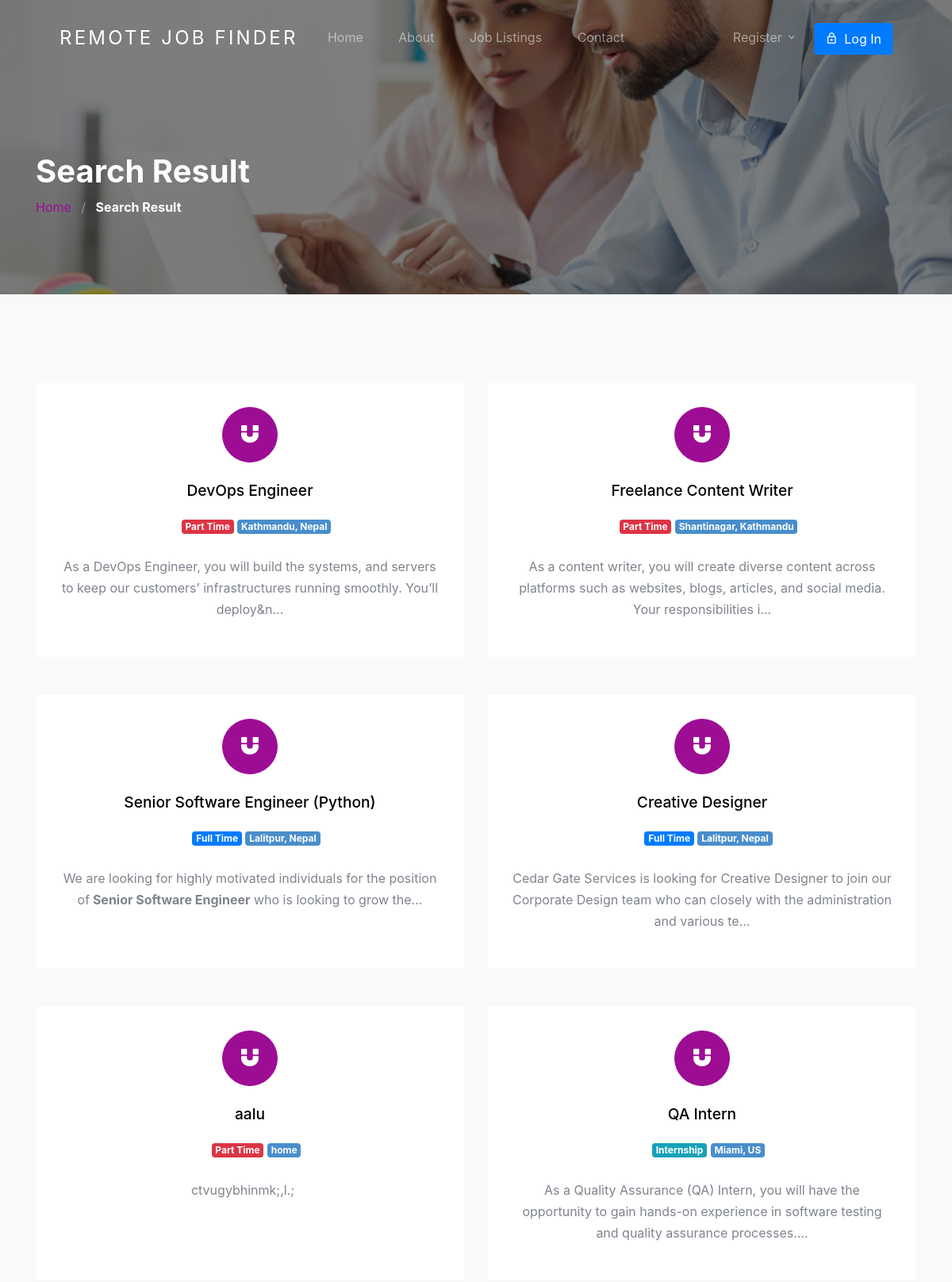
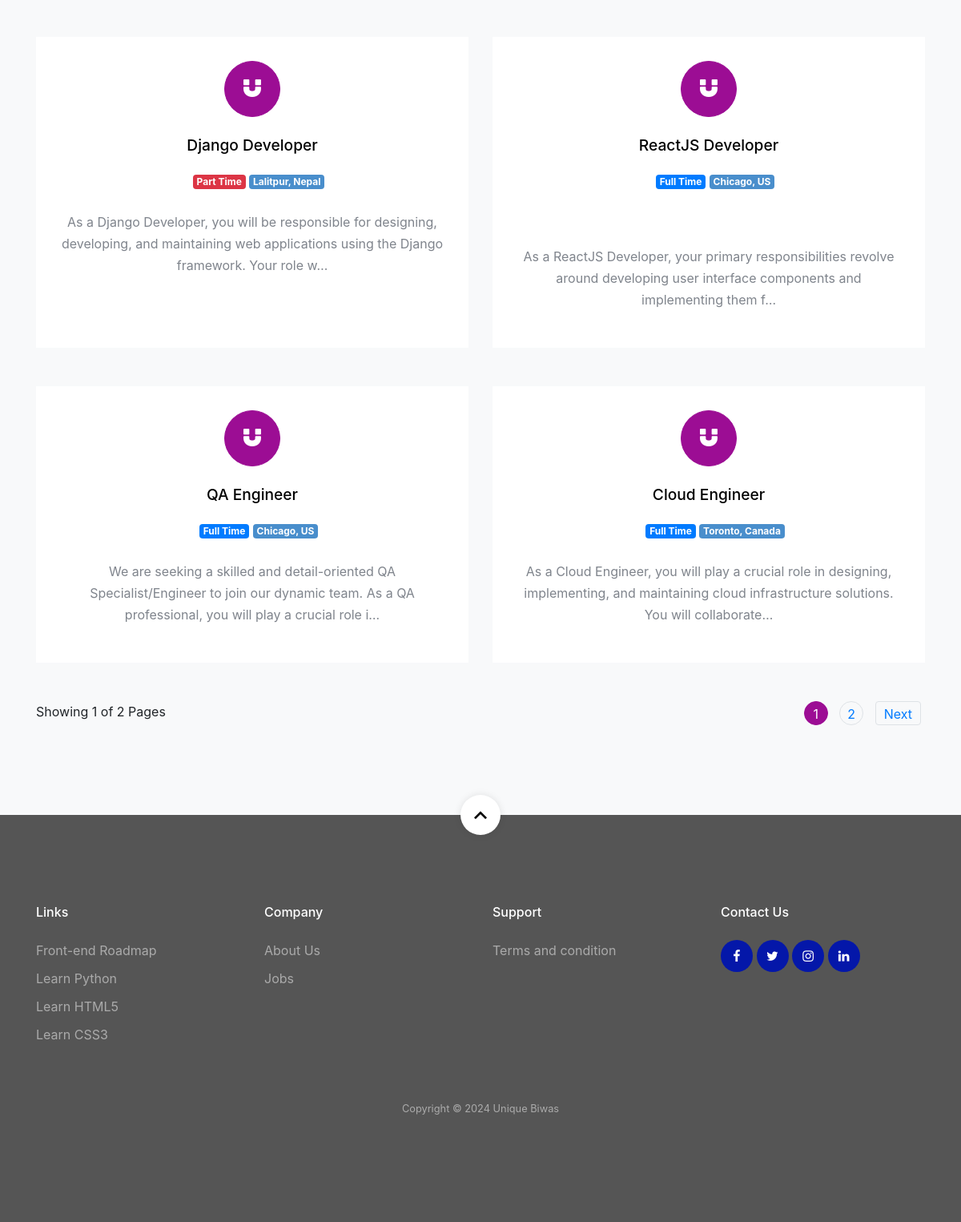
Page /result/ on the committed database (2 pictures, top to bottom).
### jobapp/models.py (models this page shows, shortened)
class Job(models.Model):
    user = models.ForeignKey(User, related_name='User', on_delete=models.CASCADE)
    title = models.CharField(max_length=300)
    description = RichTextField()
    tags = TaggableManager()
    location = models.CharField(max_length=300)
    job_type = models.CharField(choices=JOB_TYPE, max_length=1)
    category = models.ForeignKey(Category,related_name='Category', on_delete=models.CASCADE)
    salary = models.CharField(max_length=30, blank=True)
    company_name = models.CharField(max_length=300)
    company_description = RichTextField(blank=True, null=True)
    url = models.URLField(max_length=200)
    last_date = models.DateField()
    is_published = models.BooleanField(default=False)
    is_closed = models.BooleanField(default=False)
    timestamp = models.DateTimeField(auto_now=True)

### jobapp/views.py (the view)
# urls.py: path('result/', views.search_result_view, name='search_result'),
def search_result_view(request):
    job_list = Job.objects.order_by('-timestamp')
    if 'job_title_or_company_name' in request.GET:
        job_title_or_company_name = request.GET['job_title_or_company_name']
        if job_title_or_company_name:
            job_list = job_list.filter(title__icontains=job_title_or_company_name) | job_list.filter(
                company_name__icontains=job_title_or_company_name)
    if 'location' in request.GET:
        location = request.GET['location']
        if location:
            job_list = job_list.filter(location__icontains=location)
    if 'job_type' in request.GET:
        job_type = request.GET['job_type']
        if job_type:
            job_list = job_list.filter(job_type__iexact=job_type)
    paginator = Paginator(job_list, 10)
    page_number = request.GET.get('page')
    page_obj = paginator.get_page(page_number)
    no_results = not page_obj.object_list.exists()
    context = {
        'page_obj': page_obj,
        'no_results': no_results,  # Update the flag to check page_obj instead of job_list
    }
    return render(request, 'jobapp/result.html', context)

### template/jobapp/result.html (shortened to what this page needs)
{% extends 'base.html' %}
{% load static %}
{% block content %}
<section class="section-hero overlay inner-page bg-image" style="background-image: url('{% static 'images/bgrr.jpg' %}');" id="home-section">
  <div class="container">
    <div class="row">
      <div class="col-md-7">
        <h1 class="text-white font-weight-bold">Search Result</h1>
        <div class="custom-breadcrumbs">
          <a href="{% url 'jobapp:home' %}">Home</a> <span class="mx-2 slash">/</span>
          <span class="text-white"><strong>Search Result</strong></span>
        </div>
      </div>
    </div>
  </div>
</section>
<section id="ajax_listing_paginattion" class="site-section services-section bg-light block__62849" id="next-section">
  <div class="container">
    <div class="row">
      {% for job in page_obj %}
        <div class="col-6 col-md-6 col-lg-6 mb-4 mb-lg-5">
          <a href="{% url 'jobapp:single-job' job.id %}" class="block__16443 min-h text-center d-block">
            <span class="custom-icon mx-auto"><span class="icon-magnet d-block"></span></span>
            <h3>{{ job.title }}</h3>
            <ul class="job-listing-meta list-unstyled pl-3 mb-0">
              <li class="menu-fix mb-2">
                {% if job.job_type == '1' %}
                  <span class="badge badge-primary">Full Time</span>
                {% elif job.job_type == '2' %}
                  <span class="badge badge-danger">Part Time</span>
                {% else %}
                  <span class="badge badge-info">Internship</span>
                {% endif %}
              </li>
              <li class="badge badge-secondary menu-fix mb-2"> {{ job.location }}</li>
            </ul>
            <p>{{ job.description | safe | truncatechars:150}}</p>
          </a>
        </div>
      {% endfor %}
    </div>
    {% include 'jobapp/paginator.html' %}
  </div>
</section>
{% endblock content %}

### static/css/style.css (style rules this page uses)
body { font-weight: 400; font-size: 1rem; line-height: 1.7; position: relative; }
body:after { content: ""; position: absolute; top: 0; left: 0; right: 0; bottom: 0; background: rgba(0, 0, 0, 0.7); z-index: 100; opacity: 0; visibility: hidden; -webkit-transition: .3s all ease; -o-transition: .3s all ease; transition: .3s all ease; }
h1, h2, h3, h4 { color: #000; }
.site-section { padding-top: 7rem; padding-bottom: 7rem; position: relative; z-index: 2; }
.bg-image { background-size: cover; background-position: center center; background-repeat: no-repeat; }
.custom-breadcrumbs a { color: #9c0d94; }
.custom-breadcrumbs .slash { color: rgba(255, 255, 255, 0.4); }
.section-hero, .section-hero > .container > .row { height: 100vh; min-height: 900px; }
.section-hero.inner-page, .section-hero.inner-page > .container > .row { height: auto; min-height: auto; padding-top: 6em; padding-bottom: 3em; }
.section-hero.overlay, .section-hero.overlay-2 { position: relative; }
.section-hero.overlay:before, .section-hero.overlay-2:before { z-index: 1; position: absolute; content: ""; top: 0; left: 0; right: 0; bottom: 0; background: rgba(0, 0, 0, 0.5); }
.section-hero > .container { z-index: 2; position: relative; }
.block__62849 .block__16443 { background: #fff; padding: 30px; -webkit-transition: .3s all ease; -o-transition: .3s all ease; transition: .3s all ease; top: 0; position: relative; text-decoration: none; }
.block__62849 .block__16443 .custom-icon { display: block; position: relative; width: 70px; height: 70px; border-radius: 50%; border: 1px solid #9c0d94; background: #9c0d94; margin-bottom: 1.5rem; -webkit-transition: .3s all ease; -o-transition: .3s all ease; transition: .3s all ease; }
.block__62849 .block__16443 .custom-icon:before { display: none; border-radius: 50%; position: absolute; left: 50%; top: 50%; -webkit-transform: translate(-50%, -50%); -ms-transform: translate(-50%, -50%); transform: translate(-50%, -50%); content: ""; width: 90px; height: 90px; border: 1px solid rgba(137, 186, 22, 0.2); }
.block__62849 .block__16443 [class^="icon-"], .block__62849 .block__16443 [class^="flaticon-"] { font-size: 1.6rem; color: #fff; position: absolute; top: 50%; left: 50%; -webkit-transform: translate(-50%, -50%); -ms-transform: translate(-50%, -50%); transform: translate(-50%, -50%); -webkit-transition: 0.3s all cubic-bezier(0.66, 0.2, 0.48, 0.9); -o-transition: 0.3s all cubic-bezier(0.66, 0.2, 0.48, 0.9); transition: 0.3s all cubic-bezier(0.66, 0.2, 0.48, 0.9); }
.block__62849 .block__16443 h3 { font-size: 1.2rem; margin-bottom: 1.2rem; }
.block__62849 .block__16443 p { color: #7f848c; }
.min-h { min-height: 100%; }
.menu-fix { display: inline-block }
.badge-primary { color: #fff; }
.badge-secondary { color: #fff; background-color: #498ecc; }

### rows in the picture
Job: title "DevOps Engineer", job_type "Part Time", location "Kathmandu, Nepal", description "As a DevOps Engineer, you will build the systems, and servers to keep our customers’ infrastructures running smoothly. You’ll deploy&n…"
Job: title "Freelance Content Writer", job_type "Part Time", location "Shantinagar, Kathmandu", description "As a content writer, you will create diverse content across platforms such as websites, blogs, articles, and social media. Your responsibilities i…"
Job: title "Senior Software Engineer (Python)", job_type "Full Time", location "Lalitpur, Nepal", description "We are looking for highly motivated individuals for the position of Senior Software Engineer who is looking to grow the…"
Job: title "Creative Designer", job_type "Full Time", location "Lalitpur, Nepal", description "Cedar Gate Services is looking for Creative Designer to join our Corporate Design team who can closely with the administration and various te…"
Job: title "aalu", job_type "Part Time", location "home", description "ctvugybhinmk;,l.;"
Job: title "QA Intern", job_type "Internship", location "Miami, US", description "As a Quality Assurance (QA) Intern, you will have the opportunity to gain hands-on experience in software testing and quality assurance processes.…"
Job: title "Django Developer", job_type "Part Time", location "Lalitpur, Nepal", description "As a Django Developer, you will be responsible for designing, developing, and maintaining web applications using the Django framework. Your role w…"
Job: title "ReactJS Developer", job_type "Full Time", location "Chicago, US", description "As a ReactJS Developer, your primary responsibilities revolve around developing user interface components and implementing them f…"
Job: title "QA Engineer", job_type "Full Time", location "Chicago, US", description "We are seeking a skilled and detail-oriented QA Specialist/Engineer to join our dynamic team. As a QA professional, you will play a crucial role i…"
Job: title "Cloud Engineer", job_type "Full Time", location "Toronto, Canada", description "As a Cloud Engineer, you will play a crucial role in designing, implementing, and maintaining cloud infrastructure solutions. You will collaborate…"

### other values in the picture
{{ page_obj.number }} "1"
{{ page_obj.paginator.num_pages }} "2"
{{ i }} "1"
{{ i }} "2"
